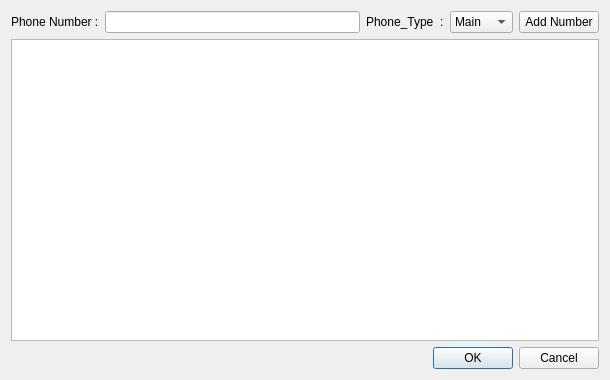
<?xml version="1.0" encoding="UTF-8"?>
<ui version="4.0">
 <class>AddForm</class>
 <widget class="QDialog" name="AddForm">
  <property name="geometry">
   <rect>
    <x>0</x>
    <y>0</y>
    <width>610</width>
    <height>380</height>
   </rect>
  </property>
  <property name="windowTitle">
   <string>Dialog</string>
  </property>
  <layout class="QVBoxLayout" name="verticalLayout_2">
   <item>
    <layout class="QVBoxLayout" name="verticalLayout">
     <item>
      <layout class="QHBoxLayout" name="horizontalLayout">
       <item>
        <widget class="QLabel" name="Phone_Number_label">
         <property name="text">
          <string>Phone Number :</string>
         </property>
        </widget>
       </item>
       <item>
        <widget class="QLineEdit" name="Phone_Number_lineEdit"/>
       </item>
       <item>
        <widget class="QLabel" name="Phone_Type_label">
         <property name="text">
          <string>Phone_Type  :</string>
         </property>
        </widget>
       </item>
       <item>
        <widget class="QComboBox" name="Phone_Type_comboBox">
         <item>
          <property name="text">
           <string>Main</string>
          </property>
         </item>
         <item>
          <property name="text">
           <string>Home</string>
          </property>
         </item>
         <item>
          <property name="text">
           <string>work</string>
          </property>
         </item>
         <item>
          <property name="text">
           <string>office</string>
          </property>
         </item>
         <item>
          <property name="text">
           <string>Fax</string>
          </property>
         </item>
        </widget>
       </item>
       <item>
        <widget class="QPushButton" name="Add_Number_PB">
         <property name="text">
          <string>Add Number</string>
         </property>
        </widget>
       </item>
      </layout>
     </item>
     <item>
      <widget class="QTextEdit" name="AddMain_textEdit"/>
     </item>
     <item>
      <widget class="QDialogButtonBox" name="buttonBox">
       <property name="orientation">
        <enum>Qt::Horizontal</enum>
       </property>
       <property name="standardButtons">
        <set>QDialogButtonBox::Cancel|QDialogButtonBox::Ok</set>
       </property>
      </widget>
     </item>
    </layout>
   </item>
  </layout>
 </widget>
 <resources/>
 <connections>
  <connection>
   <sender>buttonBox</sender>
   <signal>accepted()</signal>
   <receiver>AddForm</receiver>
   <slot>accept()</slot>
   <hints>
    <hint type="sourcelabel">
     <x>248</x>
     <y>254</y>
    </hint>
    <hint type="destinationlabel">
     <x>157</x>
     <y>274</y>
    </hint>
   </hints>
  </connection>
  <connection>
   <sender>buttonBox</sender>
   <signal>rejected()</signal>
   <receiver>AddForm</receiver>
   <slot>reject()</slot>
   <hints>
    <hint type="sourcelabel">
     <x>316</x>
     <y>260</y>
    </hint>
    <hint type="destinationlabel">
     <x>286</x>
     <y>274</y>
    </hint>
   </hints>
  </connection>
 </connections>
</ui>
